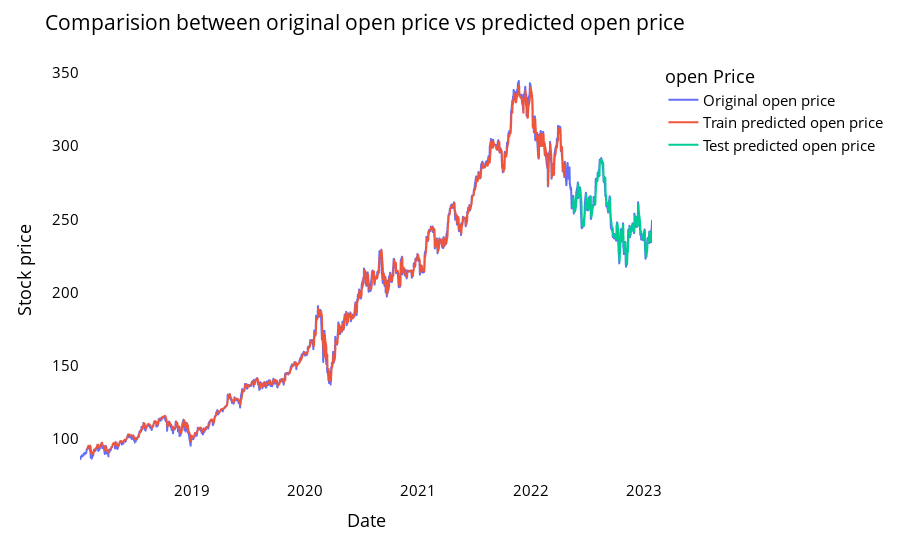

Notebook code cell kept with this figure:
### Markdown cell above
### Comparison of original stock close price and predicted open price

### Code cell
# shift train predictions for plotting the look-ahead time for predicted stock values

# First delete the 'date' column from below df to make it a single column df
# so that train_predict_look_ahead variable can be properly structured
# del stock_df_open_last_1_year['date']

look_back=time_step

train_predict_look_ahead = np.empty_like(stock_df_open_last_1_year)

train_predict_look_ahead[:, :] = np.nan

# For looking ahead by look_back, I need to start at look_back
train_predict_look_ahead[look_back:len(train_predict)+look_back, :] = train_predict

print("Train predicted data: ", train_predict_look_ahead.shape)

####################### TEST #############################
# shift test predictions for plotting
test_predict_look_ahead = np.empty_like(stock_df_open_last_1_year)

test_predict_look_ahead[:, :] = np.nan

test_predict_look_ahead[len(train_predict)+(look_back*2)+1:len(stock_df_open_last_1_year)-1, :] = test_predict

print("Test predicted data: ", test_predict_look_ahead.shape)

names = cycle(['Original open price','Train predicted open price','Test predicted open price'])


plotdf = pd.DataFrame({'date': stock_df_open_last_1_year_original_gt['date'],
                       'original_open': stock_df_open_last_1_year_original_gt['open'],
                      'train_predicted_open': train_predict_look_ahead.reshape(1,-1)[0].tolist(),
                      'test_predicted_open': test_predict_look_ahead.reshape(1,-1)[0].tolist()})

fig = px.line(plotdf,x=plotdf['date'], y=[plotdf['original_open'],plotdf['train_predicted_open'],
                                          plotdf['test_predicted_open']],
              labels={'value':'Stock price','date': 'Date'})

fig.update_layout(title_text='Comparision between original open price vs predicted open price',
                  plot_bgcolor='white', font_size=15, font_color='black', legend_title_text='open Price')

fig.for_each_trace(lambda t:  t.update(name = next(names)))

fig.update_xaxes(showgrid=False)
fig.update_yaxes(showgrid=False)
fig.show()

### Figure 1 — Plotly figure (JSON) as saved in the notebook; plotly's stock layout.template omitted (floating-point values rounded to 4 significant figures; data arrays with more than 128 entries replaced by an {"elided": "..."} marker saying what was removed)
{"data": [{"hovertemplate": "variable=original_open<br>Date=%{x}<br>Stock price=%{y}<extra></extra>", "legendgroup": "original_open", "line": {"color": "#636efa", "dash": "solid"}, "marker": {"symbol": "circle"}, "mode": "lines", "name": "Original open price", "showlegend": true, "type": "scattergl", "x": {"elided": "1277 str values"}, "xaxis": "x", "y": {"elided": "1277 float values"}, "yaxis": "y"}, {"hovertemplate": "variable=train_predicted_open<br>Date=%{x}<br>Stock price=%{y}<extra></extra>", "legendgroup": "train_predicted_open", "line": {"color": "#EF553B", "dash": "solid"}, "marker": {"symbol": "circle"}, "mode": "lines", "name": "Train predicted open price", "showlegend": true, "type": "scattergl", "x": {"elided": "1277 str values"}, "xaxis": "x", "y": {"elided": "1277 float values"}, "yaxis": "y"}, {"hovertemplate": "variable=test_predicted_open<br>Date=%{x}<br>Stock price=%{y}<extra></extra>", "legendgroup": "test_predicted_open", "line": {"color": "#00cc96", "dash": "solid"}, "marker": {"symbol": "circle"}, "mode": "lines", "name": "Test predicted open price", "showlegend": true, "type": "scattergl", "x": {"elided": "1277 str values"}, "xaxis": "x", "y": {"elided": "1277 float values"}, "yaxis": "y"}], "layout": {"font": {"color": "black", "size": 15}, "legend": {"title": {"text": "open Price"}, "tracegroupgap": 0}, "margin": {"t": 60}, "plot_bgcolor": "white", "title": {"text": "Comparision between original open price vs predicted open price"}, "xaxis": {"anchor": "y", "domain": [0, 1], "showgrid": false, "title": {"text": "Date"}}, "yaxis": {"anchor": "x", "domain": [0, 1], "showgrid": false, "title": {"text": "Stock price"}}}}
